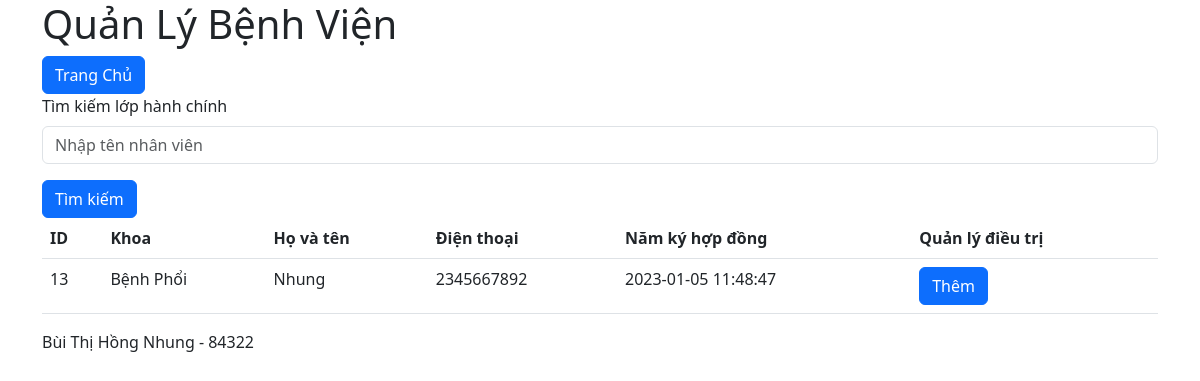
The page /dsnhanvien.php?hovaten=Nhung on the database its author committed.
### tables this page shows
CREATE TABLE `nhanvien` (
  `ID` int(11) NOT NULL,
  `khoa_id` int(11) NOT NULL,
  `hovaten` varchar(255) NOT NULL,
  `dienthoai` varchar(10) NOT NULL,
  `namkyhopdong` datetime NOT NULL
);

CREATE TABLE `khoa` (
  `ID` int(11) NOT NULL,
  `namthanhlap` int(11) NOT NULL,
  `ten` varchar(255) NOT NULL
);

### dsnhanvien.php (the view)
<?php
require_once 'header.php';
require_once 'connect.php';
if (isset($_GET['hovaten'])) {
    $hovaten = $_GET['hovaten'];
    $sql = "SELECT nhanvien.*, khoa.ten FROM nhanvien INNER JOIN khoa ON nhanvien.khoa_id = khoa.id WHERE
    hovaten LIKE '%$hovaten%'";
    $stmt = $pdo->query($sql);
    $items = $stmt->fetchAll(PDO::FETCH_ASSOC);
} else {
    $sql = "SELECT nhanvien.*, khoa.ten FROM nhanvien INNER JOIN khoa ON nhanvien.khoa_id = khoa.id";
$stmt = $pdo->query($sql);
$items = $stmt->fetchAll(PDO::FETCH_ASSOC);
}
?>
<div class="nav">
    <a href="index.php"
       class="btn btn-primary me-3">Trang Chủ</a>
</div>
<form>
    <label class="form-label">Tìm kiếm lớp hành chính</label>
    <input type="text" class="form-control"  name="hovaten" placeholder="Nhập tên nhân viên">
    <input type="submit" value="Tìm kiếm" class="btn btn-primary mt-3">
</form>
<table class="table">
    <thead>
        <tr>
            <th>ID</th>
            <th>Khoa</th>
            <th>Họ và tên</th>
            <th>Điện thoại</th>
            <th>Năm ký hợp đồng</th>
            <th>Quản lý điều trị</th>
        </tr>
    </thead>
    <tbody>
        <?php foreach ($items as $item) { ?>
            <tr>
                <td><?php echo $item['ID'] ?></td>
                <td><?php echo $item['ten'] ?></td>
                <td><?php echo $item['hovaten'] ?></td>
                <td><?php echo $item['dienthoai'] ?></td>
                <td><?php echo $item['namkyhopdong'] ?></td>
                <td>
                    <a href="themdieutri.php?id=<?php echo $item['ID'] ?>" class="btn btn-primary">Thêm</a>
                </td>
            </tr>
        <?php } ?>
    </tbody>
</table>
<?php require_once 'footer.php' ?>

### rows shown on the page
nhanvien: ID "13", khoa.ten "Bệnh Phổi", hovaten "Nhung", dienthoai "2345667892", namkyhopdong "2023-01-05 11:48:47"
